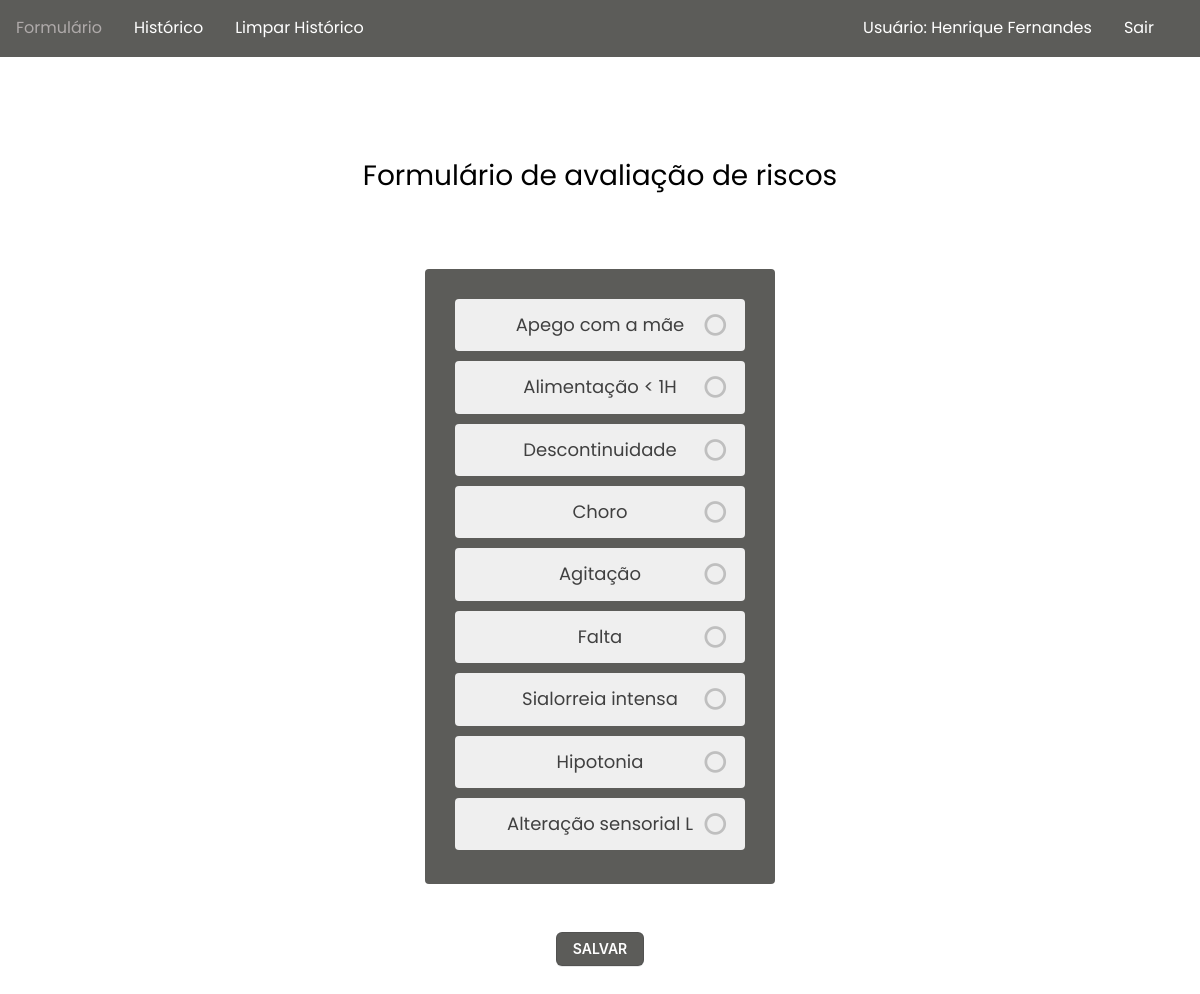
The app's page / (signed in) with its own data.
### checklist/models.py (models this page shows, shortened)
class Risk(models.Model):
    risk_name = models.CharField(max_length=100)
    frequency_occurrence = models.IntegerField()
    severity_occurrence = models.IntegerField()
    chance_detection = models.IntegerField()
    active = models.BooleanField(default=1)
    date_creation = models.DateField(default=timezone.now)

### checklist/views.py (the view)
# urls.py: path('', views.checklist, name="checklist"),
def checklist(request):
	all_risks = Risk.objects.filter(active=1)
	return render(request, 'checklist.html', {'risks': all_risks})

### checklist/templates/checklist.html (shortened to what this page needs)
{% extends 'base.html'%}
{% load static %}
{% block css%}
<link rel="stylesheet" href="{% static 'css/checklist.css' %}">
{% endblock%}
{% block content%}
<section class="ftco-section">
    <div class="container">
        <div class="row">
            <div class="col-md-12 text-center">
                <h2 class="heading-section mb-5 pb-md-4">Formulário de avaliação de riscos</h2>
            </div>
        </div>
        <form action="{% url 'save_record' %}" method="post">
            <div class="row justify-content-center">
                <div class="col-md-4">
                    <div class="wrap w-100">
                        <div class="heading-title mb-4 text-center">
                            <ul class="ks-cboxtags p-0 m-0">
                                {% for risk in risks%}
                                <li>
                                    <label for="{{risk.id}}">{{risk.risk_name}}</label>
                                </li>
                                {% endfor %}
                            </ul>
                        </div>
                    </div>
                </div>
            </div>
            <div class="row justify-content-center my-5">
                <button class="save-button" type="submit">SALVAR</button>
            </div>
        </form>
    </div>
</section>
{% endblock %}

### templates/base.html (shortened to what this page needs)
{% load static %}
<!DOCTYPE html>
<html lang="pt-br">
  <head>
    <link rel="stylesheet" href="{% static '_bootstrap/css/style.css' %}" />
    <link rel="stylesheet" href="https://stackpath.bootstrapcdn.com/font-awesome/4.7.0/css/font-awesome.min.css" />
    <link rel="stylesheet" media="screen" href="{% static 'css\base.css' %}" />
    {% block css %}
    {% endblock %}
  </head>
  <body>
    <nav class="navbar navbar-expand-lg navbar-light" id="nav-bar">
      <div class="row container-fluid">
        <ul class="nav navbar-nav navbar-center">
          <li class="active">
            <a href="{% url 'checklist' %}">Formulário</a>
          </li>
          {% if user.is_authenticated %}
          <li>
            <a href="{% url 'form_history' %}">Histórico</a>
          </li>
          <li>
            <a href="{% url 'clear' %}">Limpar Histórico</a>
          </li>
          {% endif %}
        </ul>
        <ul class="nav navbar-nav navbar-right">
          {% if user.is_authenticated %}
          <li>
            <a href="#"> Usuário: {{user.get_full_name}} </a>
          </li>
          <li>
            <a href="{% url 'logout' %}"> Sair</a>
          </li>
          {% endif %}
        </ul>
      </div>
    </nav>
    {% block content %}
    {% endblock %}
  </body>
</html>

### templates/static/css/base.css (style rules this page uses)
body { background-color: #fff; }
#nav-bar { background-color: #5c5c59; list-style-type: none; margin: 0; padding: 0; overflow: hidden; }
#nav-bar li { float: left; }
#nav-bar li a { display: block; font-size: 16px; color: #fff; text-align: center; padding: 14px 16px; text-decoration: none; }

### templates/static/css/checklist.css (style rules this page uses)
a { transition: .3s all ease; color: #5c5c59; }
button { transition: .3s all ease; }
.ftco-section { padding: 7em 0; }
.wrap { padding: 30px 30px 10px 30px; background: #5c5c59; border-radius: 4px; }
ul.ks-cboxtags { list-style: none; padding: 20px; }
ul.ks-cboxtags li { display: block; }
ul.ks-cboxtags li label { display: inline-block; background-color: rgba(255, 255, 255, 0.9); color: #404040; font-size: 18px; border-radius: 4px; white-space: nowrap; -webkit-touch-callout: none; -webkit-user-select: none; -moz-user-select: none; -ms-user-select: none; user-select: none; -webkit-tap-highlight-color: transparent; transition: all .3s; display: block; }
ul.ks-cboxtags li label { padding: 10px 20px; cursor: pointer; }
ul.ks-cboxtags li label::before { display: inline-block; font-style: normal; font-variant: normal; text-rendering: auto; -webkit-font-smoothing: antialiased; font-family: "FontAwesome"; font-weight: 900; font-size: 24px; padding: 0; margin-right: 15px; content: "\f1db"; color: rgba(0, 0, 0, 0.2); transition: transform .3s ease-in-out; position: absolute; right: 50px; margin-top: -5px; }
.save-button { appearance: none; background-color: #5c5c59; border: 1px solid rgba(27, 31, 35, 0.15); border-radius: 6px; box-shadow: rgba(27, 31, 35, 0.1) 0 1px 0; box-sizing: border-box; color: #fff; cursor: pointer; display: inline-block; font-family: -apple-system,system-ui,"Segoe UI",Helvetica,Arial,sans-serif,"Apple Color Emoji","Segoe UI Emoji"; font-size: 14px; font-weight: 600; line-height: 20px; padding: 6px 16px; position: relative; text-align: center; text-decoration: none; user-select: none; -webkit-user-select: none; touch-action: manipulation; vertical-align: middle; white-space: nowrap; }

### records on screen
Risk: risk_name "Apego com a mãe"
Risk: risk_name "Alimentação < 1H"
Risk: risk_name "Descontinuidade"
Risk: risk_name "Choro"
Risk: risk_name "Agitação"
Risk: risk_name "Falta"
Risk: risk_name "Sialorreia intensa"
Risk: risk_name "Hipotonia"
Risk: risk_name "Alteração sensorial L"

### other values on screen
{{ user.get_full_name }} "Henrique Fernandes"
